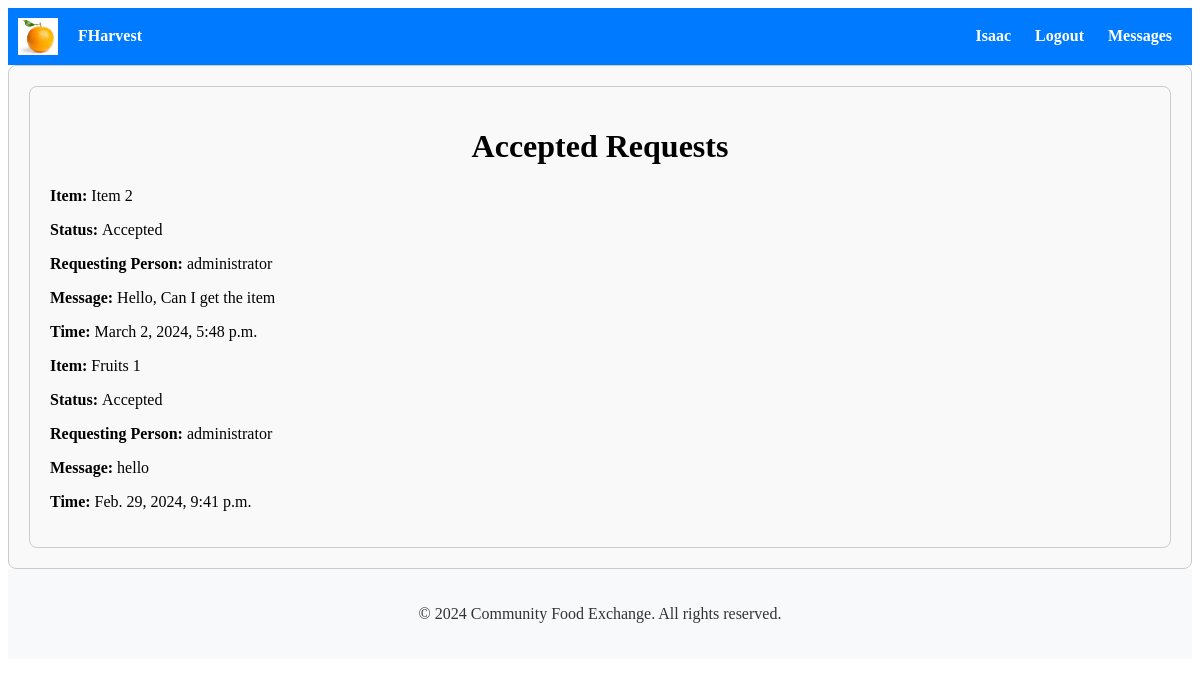
/exchange/accepted-requests/ (signed in), run on the app's committed database.
### exchange/models.py (models this page shows, shortened)
class ExchangeRequest(models.Model):
    STATUS_CHOICES = [
        ('pending', 'Pending'),
        ('accepted', 'Accepted'),
        ('rejected', 'Rejected'),
        ('cancelled', 'Cancelled'),
    ]
    sender = models.ForeignKey(User, on_delete=models.CASCADE, related_name='exchange_sent_requests')
    receiver = models.ForeignKey(User, on_delete=models.CASCADE, related_name='exchange_received_requests')
    listing = models.ForeignKey(Listing, on_delete=models.CASCADE)
    message = models.TextField()
    status = models.CharField(max_length=20, choices=STATUS_CHOICES, default='pending')
    reason_for_cancellation = models.TextField(blank=True, null=True)
    created_at = models.DateTimeField(auto_now_add=True)

### listings/models.py (models this page shows, shortened)
class Listing(models.Model):
    user = models.ForeignKey(User, on_delete=models.CASCADE)
    item_name = models.CharField(max_length=100)
    description = models.TextField()
    quantity = models.PositiveIntegerField()
    expiration_date = models.DateField()
    created_at = models.DateTimeField(auto_now_add=True)
    image = CloudinaryField('image')  # Removed upload_to argument

### exchange/views.py (the view)
# urls.py: path('accepted-requests/', accepted_requests, name='accepted_requests'),
@login_required
def accepted_requests(request):
    accepted_requests = ExchangeRequest.objects.filter(receiver=request.user, status='Accepted').order_by('-created_at')
    accepted_count = accepted_requests.count()
    return render(request, 'exchange/accepted_requests.html', {'accepted_requests': accepted_requests, 'accepted_count': accepted_count})

### exchange/templates/exchange/accepted_requests.html
{% extends 'accounts/base.html' %}
{% block content %}
<div class="container">
  <h1>Accepted Requests</h1>
  {% if accepted_requests %}
    <div class="exchange-requests">
      {% for request in accepted_requests %}
        <div class="exchange-request">
          <p><strong>Item: </strong>{{ request.listing.item_name }}</p>
          <p><strong>Status: </strong>{{ request.status }}</p>
          <p><strong>Requesting Person: </strong>{{ request.sender }}</p>
          <p><strong>Message: </strong>{{ request.message }}</p>
          <p><strong>Time: </strong>{{ request.created_at }}</p>
        </div>
        {% endfor %}
      </div>
    {% else %}
      <p>No accepted requests yet.</p>
    {% endif %}
</div>
{% endblock %}

### accounts/templates/accounts/base.html (shortened to what this page needs)
{% load static %}
<!DOCTYPE html>
<html lang="en">
<head>
    <link rel="stylesheet" type="text/css" href="{% static 'css/style.css' %}">
    <link href="https://cdn.jsdelivr.net/npm/bootstrap-icons@1.11.3/font/bootstrap-icons.css" rel="stylesheet">
    <link rel="stylesheet" href="{% static 'path/to/compiled/bootstrap-icons.css' %}">
</head>
<body>
    <nav>
        <div class="brand-name">
            <img src="{% static 'logo.png' %}" alt="Logo" class="logo">
            <a href="{% url 'home' %}" style="color: inherit; text-decoration: none;">
                FHarvest
            </a>
        </div>
        <div class="nav-links">
            {% if user.is_authenticated %}
            <a href="{% url 'profile_update' %}">
                <span class="username">{{ user.username }}</span>
            </a>
            <a href="{% url 'logout' %}">Logout</a>
            <a href="{% if latest_conversation_id %}{% url 'conversation_detail' latest_conversation_id %}{% else %}{% url 'conversation_list' %}{% endif %}">
                Messages {% if unread_messages_count %}<span class="badge">{{ unread_messages_count }}</span>{% endif %}
            </a>
            {% else %}
            <a href="{% url 'login' %}">Login</a>
            <a href="{% url 'signup' %}">Signup</a>
            {% endif %}
        </div>
    </nav>
    <div class="container">
        {% block content %}
        {% endblock %}
    </div>
    <footer>
        <p>© 2024 Community Food Exchange. All rights reserved.</p>
    </footer>
</body>
</html>

### accounts/static/css/style.css (style rules this page uses)
.container { max-width: 1200px; margin: 0 auto; padding: 20px; }
.brand-name { display: flex; align-items: center; }
.logo { width: 50px; margin-right: 10px; }
.container { max-width: 800px; margin: 0 auto; }
.container { max-width: 800px; margin: 20px auto; padding: 20px; border: 1px solid #ccc; border-radius: 8px; background-color: #f9f9f9; }
.container h1 { text-align: center; }

### accounts/templates/accounts/base.html (style rules this page uses)
nav { background-color: #007bff; color: #fff; padding: 10px; display: flex; justify-content: space-between; align-items: center; }
nav a { color: #fff; text-decoration: none; margin: 0 10px; font-weight: bold; }
.brand-name { cursor: pointer; display: flex; align-items: center; }
.logo { width: 40px; height: auto; margin-right: 10px; }
footer { background-color: #f8f9fa; color: #333; padding: 20px; text-align: center; }
.container { max-width: 100%; margin: 0 auto; padding: 20px; box-sizing: border-box; }

### data on the page
ExchangeRequest: listing.item_name "Item 2", status "Accepted", sender "administrator", message "Hello, Can I get the item", created_at "March 2, 2024, 5:48 p.m."
ExchangeRequest: listing.item_name "Fruits 1", status "Accepted", sender "administrator", message "hello", created_at "Feb. 29, 2024, 9:41 p.m."

### other printed values
{{ user.username }} "Isaac"
